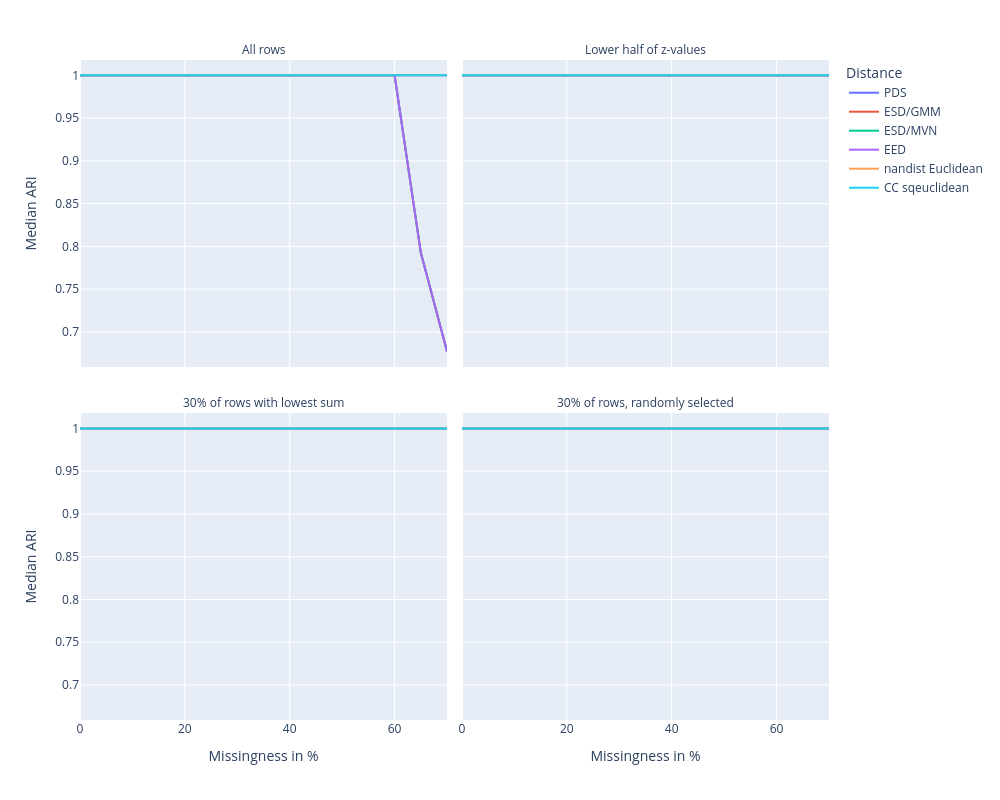

Notebook source saved alongside this figure:
### Markdown cell above
## aRand

### Code cell
# Median aRand
fig = px.line(
    condensed_df,
    x="Missingness in %",
    y="Median ARI",
    color="Distance",
    facet_col="Scenario",
    facet_col_wrap=2,
    title=""
)
fig.update_layout(**LINEPLOT_SIZE)
fig.for_each_annotation(lambda a: a.update(text=SCENARIO_LABELS[a.text.split("=")[-1]]))
fig.for_each_trace(lambda a: a.update(name=DISTLABELS[a.name]))
fig.show()

### Figure 1 — Plotly figure (JSON) as saved in the notebook; plotly's stock layout.template omitted (floating-point values rounded to 4 significant figures)
{"data": [{"hovertemplate": "Distance=dixon_pds_sqeuclidean<br>Scenario=uniform_everywhere<br>Missingness in %=%{x}<br>Median ARI=%{y}<extra></extra>", "legendgroup": "dixon_pds_sqeuclidean", "line": {"color": "#636efa", "dash": "solid"}, "marker": {"symbol": "circle"}, "mode": "lines", "name": "PDS", "orientation": "v", "showlegend": true, "type": "scatter", "x": [0, 1, 2, 5, 10, 15, 20, 25, 30, 35, 40, 45, 50, 55, 60, 65, 70], "xaxis": "x3", "y": [1.0, 1.0, 1.0, 1.0, 1.0, 1.0, 1.0, 1.0, 1.0, 1.0, 1.0, 1.0, 1.0, 1.0, 1.0, 1.0, 1.0], "yaxis": "y3"}, {"hovertemplate": "Distance=dixon_pds_sqeuclidean<br>Scenario=uniform_halflowestscalars<br>Missingness in %=%{x}<br>Median ARI=%{y}<extra></extra>", "legendgroup": "dixon_pds_sqeuclidean", "line": {"color": "#636efa", "dash": "solid"}, "marker": {"symbol": "circle"}, "mode": "lines", "name": "PDS", "orientation": "v", "showlegend": false, "type": "scatter", "x": [0, 1, 2, 5, 10, 15, 20, 25, 30, 35, 40, 45, 50, 55, 60, 65, 70], "xaxis": "x4", "y": [1.0, 1.0, 1.0, 1.0, 1.0, 1.0, 1.0, 1.0, 1.0, 1.0, 1.0, 1.0, 1.0, 1.0, 1.0, 1.0, 1.0], "yaxis": "y4"}, {"hovertemplate": "Distance=dixon_pds_sqeuclidean<br>Scenario=uniform_lowestrowsumsonly<br>Missingness in %=%{x}<br>Median ARI=%{y}<extra></extra>", "legendgroup": "dixon_pds_sqeuclidean", "line": {"color": "#636efa", "dash": "solid"}, "marker": {"symbol": "circle"}, "mode": "lines", "name": "PDS", "orientation": "v", "showlegend": false, "type": "scatter", "x": [0, 1, 2, 5, 10, 15, 20, 25, 30, 35, 40, 45, 50, 55, 60, 65, 70], "xaxis": "x", "y": [1.0, 1.0, 1.0, 1.0, 1.0, 1.0, 1.0, 1.0, 1.0, 1.0, 1.0, 1.0, 1.0, 1.0, 1.0, 1.0, 1.0], "yaxis": "y"}, {"hovertemplate": "Distance=dixon_pds_sqeuclidean<br>Scenario=uniform_randomrows<br>Missingness in %=%{x}<br>Median ARI=%{y}<extra></extra>", "legendgroup": "dixon_pds_sqeuclidean", "line": {"color": "#636efa", "dash": "solid"}, "marker": {"symbol": "circle"}, "mode": "lines", "name": "PDS", "orientation": "v", "showlegend": false, "type": "scatter", "x": [0, 1, 2, 5, 10, 15, 20, 25, 30, 35, 40, 45, 50, 55, 60, 65, 70], "xaxis": "x2", "y": [1.0, 1.0, 1.0, 1.0, 1.0, 1.0, 1.0, 1.0, 1.0, 1.0, 1.0, 1.0, 1.0, 1.0, 1.0, 1.0, 1.0], "yaxis": "y2"}, {"hovertemplate": "Distance=eirola_esd_gmm<br>Scenario=uniform_everywhere<br>Missingness in %=%{x}<br>Median ARI=%{y}<extra></extra>", "legendgroup": "eirola_esd_gmm", "line": {"color": "#EF553B", "dash": "solid"}, "marker": {"symbol": "circle"}, "mode": "lines", "name": "ESD/GMM", "orientation": "v", "showlegend": true, "type": "scatter", "x": [0, 1, 2, 5, 10, 15, 20, 25, 30, 35, 40, 45, 50, 55, 60, 65, 70], "xaxis": "x3", "y": [1.0, 1.0, 1.0, 1.0, 1.0, 1.0, 1.0, 1.0, 1.0, 1.0, 1.0, 1.0, 1.0, 1.0, 1.0, 0.7928, 0.6771], "yaxis": "y3"}, {"hovertemplate": "Distance=eirola_esd_gmm<br>Scenario=uniform_halflowestscalars<br>Missingness in %=%{x}<br>Median ARI=%{y}<extra></extra>", "legendgroup": "eirola_esd_gmm", "line": {"color": "#EF553B", "dash": "solid"}, "marker": {"symbol": "circle"}, "mode": "lines", "name": "ESD/GMM", "orientation": "v", "showlegend": false, "type": "scatter", "x": [0, 1, 2, 5, 10, 15, 20, 25, 30, 35, 40, 45, 50, 55, 60, 65, 70], "xaxis": "x4", "y": [1.0, 1.0, 1.0, 1.0, 1.0, 1.0, 1.0, 1.0, 1.0, 1.0, 1.0, 1.0, 1.0, 1.0, 1.0, 1.0, 1.0], "yaxis": "y4"}, {"hovertemplate": "Distance=eirola_esd_gmm<br>Scenario=uniform_lowestrowsumsonly<br>Missingness in %=%{x}<br>Median ARI=%{y}<extra></extra>", "legendgroup": "eirola_esd_gmm", "line": {"color": "#EF553B", "dash": "solid"}, "marker": {"symbol": "circle"}, "mode": "lines", "name": "ESD/GMM", "orientation": "v", "showlegend": false, "type": "scatter", "x": [0, 1, 2, 5, 10, 15, 20, 25, 30, 35, 40, 45, 50, 55, 60, 65, 70], "xaxis": "x", "y": [1.0, 1.0, 1.0, 1.0, 1.0, 1.0, 1.0, 1.0, 1.0, 1.0, 1.0, 1.0, 1.0, 1.0, 1.0, 1.0, 1.0], "yaxis": "y"}, {"hovertemplate": "Distance=eirola_esd_gmm<br>Scenario=uniform_randomrows<br>Missingness in %=%{x}<br>Median ARI=%{y}<extra></extra>", "legendgroup": "eirola_esd_gmm", "line": {"color": "#EF553B", "dash": "solid"}, "marker": {"symbol": "circle"}, "mode": "lines", "name": "ESD/GMM", "orientation": "v", "showlegend": false, "type": "scatter", "x": [0, 1, 2, 5, 10, 15, 20, 25, 30, 35, 40, 45, 50, 55, 60, 65, 70], "xaxis": "x2", "y": [1.0, 1.0, 1.0, 1.0, 1.0, 1.0, 1.0, 1.0, 1.0, 1.0, 1.0, 1.0, 1.0, 1.0, 1.0, 1.0, 1.0], "yaxis": "y2"}, {"hovertemplate": "Distance=eirola_esd_mvn<br>Scenario=uniform_everywhere<br>Missingness in %=%{x}<br>Median ARI=%{y}<extra></extra>", "legendgroup": "eirola_esd_mvn", "line": {"color": "#00cc96", "dash": "solid"}, "marker": {"symbol": "circle"}, "mode": "lines", "name": "ESD/MVN", "orientation": "v", "showlegend": true, "type": "scatter", "x": [0, 1, 2, 5, 10, 15, 20, 25, 30, 35, 40, 45, 50, 55, 60, 65, 70], "xaxis": "x3", "y": [1.0, 1.0, 1.0, 1.0, 1.0, 1.0, 1.0, 1.0, 1.0, 1.0, 1.0, 1.0, 1.0, 1.0, 1.0, 0.7928, 0.6771], "yaxis": "y3"}, {"hovertemplate": "Distance=eirola_esd_mvn<br>Scenario=uniform_halflowestscalars<br>Missingness in %=%{x}<br>Median ARI=%{y}<extra></extra>", "legendgroup": "eirola_esd_mvn", "line": {"color": "#00cc96", "dash": "solid"}, "marker": {"symbol": "circle"}, "mode": "lines", "name": "ESD/MVN", "orientation": "v", "showlegend": false, "type": "scatter", "x": [0, 1, 2, 5, 10, 15, 20, 25, 30, 35, 40, 45, 50, 55, 60, 65, 70], "xaxis": "x4", "y": [1.0, 1.0, 1.0, 1.0, 1.0, 1.0, 1.0, 1.0, 1.0, 1.0, 1.0, 1.0, 1.0, 1.0, 1.0, 1.0, 1.0], "yaxis": "y4"}, {"hovertemplate": "Distance=eirola_esd_mvn<br>Scenario=uniform_lowestrowsumsonly<br>Missingness in %=%{x}<br>Median ARI=%{y}<extra></extra>", "legendgroup": "eirola_esd_mvn", "line": {"color": "#00cc96", "dash": "solid"}, "marker": {"symbol": "circle"}, "mode": "lines", "name": "ESD/MVN", "orientation": "v", "showlegend": false, "type": "scatter", "x": [0, 1, 2, 5, 10, 15, 20, 25, 30, 35, 40, 45, 50, 55, 60, 65, 70], "xaxis": "x", "y": [1.0, 1.0, 1.0, 1.0, 1.0, 1.0, 1.0, 1.0, 1.0, 1.0, 1.0, 1.0, 1.0, 1.0, 1.0, 1.0, 1.0], "yaxis": "y"}, {"hovertemplate": "Distance=eirola_esd_mvn<br>Scenario=uniform_randomrows<br>Missingness in %=%{x}<br>Median ARI=%{y}<extra></extra>", "legendgroup": "eirola_esd_mvn", "line": {"color": "#00cc96", "dash": "solid"}, "marker": {"symbol": "circle"}, "mode": "lines", "name": "ESD/MVN", "orientation": "v", "showlegend": false, "type": "scatter", "x": [0, 1, 2, 5, 10, 15, 20, 25, 30, 35, 40, 45, 50, 55, 60, 65, 70], "xaxis": "x2", "y": [1.0, 1.0, 1.0, 1.0, 1.0, 1.0, 1.0, 1.0, 1.0, 1.0, 1.0, 1.0, 1.0, 1.0, 1.0, 1.0, 1.0], "yaxis": "y2"}, {"hovertemplate": "Distance=mesquita_eed<br>Scenario=uniform_everywhere<br>Missingness in %=%{x}<br>Median ARI=%{y}<extra></extra>", "legendgroup": "mesquita_eed", "line": {"color": "#ab63fa", "dash": "solid"}, "marker": {"symbol": "circle"}, "mode": "lines", "name": "EED", "orientation": "v", "showlegend": true, "type": "scatter", "x": [0, 1, 2, 5, 10, 15, 20, 25, 30, 35, 40, 45, 50, 55, 60, 65, 70], "xaxis": "x3", "y": [1.0, 1.0, 1.0, 1.0, 1.0, 1.0, 1.0, 1.0, 1.0, 1.0, 1.0, 1.0, 1.0, 1.0, 1.0, 0.7928, 0.6771], "yaxis": "y3"}, {"hovertemplate": "Distance=mesquita_eed<br>Scenario=uniform_halflowestscalars<br>Missingness in %=%{x}<br>Median ARI=%{y}<extra></extra>", "legendgroup": "mesquita_eed", "line": {"color": "#ab63fa", "dash": "solid"}, "marker": {"symbol": "circle"}, "mode": "lines", "name": "EED", "orientation": "v", "showlegend": false, "type": "scatter", "x": [0, 1, 2, 5, 10, 15, 20, 25, 30, 35, 40, 45, 50, 55, 60, 65, 70], "xaxis": "x4", "y": [1.0, 1.0, 1.0, 1.0, 1.0, 1.0, 1.0, 1.0, 1.0, 1.0, 1.0, 1.0, 1.0, 1.0, 1.0, 1.0, 1.0], "yaxis": "y4"}, {"hovertemplate": "Distance=mesquita_eed<br>Scenario=uniform_lowestrowsumsonly<br>Missingness in %=%{x}<br>Median ARI=%{y}<extra></extra>", "legendgroup": "mesquita_eed", "line": {"color": "#ab63fa", "dash": "solid"}, "marker": {"symbol": "circle"}, "mode": "lines", "name": "EED", "orientation": "v", "showlegend": false, "type": "scatter", "x": [0, 1, 2, 5, 10, 15, 20, 25, 30, 35, 40, 45, 50, 55, 60, 65, 70], "xaxis": "x", "y": [1.0, 1.0, 1.0, 1.0, 1.0, 1.0, 1.0, 1.0, 1.0, 1.0, 1.0, 1.0, 1.0, 1.0, 1.0, 1.0, 1.0], "yaxis": "y"}, {"hovertemplate": "Distance=mesquita_eed<br>Scenario=uniform_randomrows<br>Missingness in %=%{x}<br>Median ARI=%{y}<extra></extra>", "legendgroup": "mesquita_eed", "line": {"color": "#ab63fa", "dash": "solid"}, "marker": {"symbol": "circle"}, "mode": "lines", "name": "EED", "orientation": "v", "showlegend": false, "type": "scatter", "x": [0, 1, 2, 5, 10, 15, 20, 25, 30, 35, 40, 45, 50, 55, 60, 65, 70], "xaxis": "x2", "y": [1.0, 1.0, 1.0, 1.0, 1.0, 1.0, 1.0, 1.0, 1.0, 1.0, 1.0, 1.0, 1.0, 1.0, 1.0, 1.0, 1.0], "yaxis": "y2"}, {"hovertemplate": "Distance=nandist_euclidean<br>Scenario=uniform_everywhere<br>Missingness in %=%{x}<br>Median ARI=%{y}<extra></extra>", "legendgroup": "nandist_euclidean", "line": {"color": "#FFA15A", "dash": "solid"}, "marker": {"symbol": "circle"}, "mode": "lines", "name": "nandist Euclidean", "orientation": "v", "showlegend": true, "type": "scatter", "x": [0, 1, 2, 5, 10, 15, 20, 25, 30, 35, 40, 45, 50, 55, 60, 65, 70], "xaxis": "x3", "y": [1.0, 1.0, 1.0, 1.0, 1.0, 1.0, 1.0, 1.0, 1.0, 1.0, 1.0, 1.0, 1.0, 1.0, 1.0, 1.0, 1.0], "yaxis": "y3"}, {"hovertemplate": "Distance=nandist_euclidean<br>Scenario=uniform_halflowestscalars<br>Missingness in %=%{x}<br>Median ARI=%{y}<extra></extra>", "legendgroup": "nandist_euclidean", "line": {"color": "#FFA15A", "dash": "solid"}, "marker": {"symbol": "circle"}, "mode": "lines", "name": "nandist Euclidean", "orientation": "v", "showlegend": false, "type": "scatter", "x": [0, 1, 2, 5, 10, 15, 20, 25, 30, 35, 40, 45, 50, 55, 60, 65, 70], "xaxis": "x4", "y": [1.0, 1.0, 1.0, 1.0, 1.0, 1.0, 1.0, 1.0, 1.0, 1.0, 1.0, 1.0, 1.0, 1.0, 1.0, 1.0, 1.0], "yaxis": "y4"}, {"hovertemplate": "Distance=nandist_euclidean<br>Scenario=uniform_lowestrowsumsonly<br>Missingness in %=%{x}<br>Median ARI=%{y}<extra></extra>", "legendgroup": "nandist_euclidean", "line": {"color": "#FFA15A", "dash": "solid"}, "marker": {"symbol": "circle"}, "mode": "lines", "name": "nandist Euclidean", "orientation": "v", "showlegend": false, "type": "scatter", "x": [0, 1, 2, 5, 10, 15, 20, 25, 30, 35, 40, 45, 50, 55, 60, 65, 70], "xaxis": "x", "y": [1.0, 1.0, 1.0, 1.0, 1.0, 1.0, 1.0, 1.0, 1.0, 1.0, 1.0, 1.0, 1.0, 1.0, 1.0, 1.0, 1.0], "yaxis": "y"}, {"hovertemplate": "Distance=nandist_euclidean<br>Scenario=uniform_randomrows<br>Missingness in %=%{x}<br>Median ARI=%{y}<extra></extra>", "legendgroup": "nandist_euclidean", "line": {"color": "#FFA15A", "dash": "solid"}, "marker": {"symbol": "circle"}, "mode": "lines", "name": "nandist Euclidean", "orientation": "v", "showlegend": false, "type": "scatter", "x": [0, 1, 2, 5, 10, 15, 20, 25, 30, 35, 40, 45, 50, 55, 60, 65, 70], "xaxis": "x2", "y": [1.0, 1.0, 1.0, 1.0, 1.0, 1.0, 1.0, 1.0, 1.0, 1.0, 1.0, 1.0, 1.0, 1.0, 1.0, 1.0, 1.0], "yaxis": "y2"}, {"hovertemplate": "Distance=sqeuclidean<br>Scenario=uniform_everywhere<br>Missingness in %=%{x}<br>Median ARI=%{y}<extra></extra>", "legendgroup": "sqeuclidean", "line": {"color": "#19d3f3", "dash": "solid"}, "marker": {"symbol": "circle"}, "mode": "lines", "name": "CC sqeuclidean", "orientation": "v", "showlegend": true, "type": "scatter", "x": [0, 1, 2, 5, 10, 15, 20, 25, 30, 35, 40, 45, 50, 55, 60, 65, 70], "xaxis": "x3", "y": [1.0, 1.0, 1.0, 1.0, 1.0, 1.0, 1.0, 1.0, 1.0, 1.0, 1.0, 1.0, 1.0, 1.0, 1.0, 1.0, 1.0], "yaxis": "y3"}, {"hovertemplate": "Distance=sqeuclidean<br>Scenario=uniform_halflowestscalars<br>Missingness in %=%{x}<br>Median ARI=%{y}<extra></extra>", "legendgroup": "sqeuclidean", "line": {"color": "#19d3f3", "dash": "solid"}, "marker": {"symbol": "circle"}, "mode": "lines", "name": "CC sqeuclidean", "orientation": "v", "showlegend": false, "type": "scatter", "x": [0, 1, 2, 5, 10, 15, 20, 25, 30, 35, 40, 45, 50, 55, 60, 65, 70], "xaxis": "x4", "y": [1.0, 1.0, 1.0, 1.0, 1.0, 1.0, 1.0, 1.0, 1.0, 1.0, 1.0, 1.0, 1.0, 1.0, 1.0, 1.0, 1.0], "yaxis": "y4"}, {"hovertemplate": "Distance=sqeuclidean<br>Scenario=uniform_lowestrowsumsonly<br>Missingness in %=%{x}<br>Median ARI=%{y}<extra></extra>", "legendgroup": "sqeuclidean", "line": {"color": "#19d3f3", "dash": "solid"}, "marker": {"symbol": "circle"}, "mode": "lines", "name": "CC sqeuclidean", "orientation": "v", "showlegend": false, "type": "scatter", "x": [0, 1, 2, 5, 10, 15, 20, 25, 30, 35, 40, 45, 50, 55, 60, 65, 70], "xaxis": "x", "y": [1.0, 1.0, 1.0, 1.0, 1.0, 1.0, 1.0, 1.0, 1.0, 1.0, 1.0, 1.0, 1.0, 1.0, 1.0, 1.0, 1.0], "yaxis": "y"}, {"hovertemplate": "Distance=sqeuclidean<br>Scenario=uniform_randomrows<br>Missingness in %=%{x}<br>Median ARI=%{y}<extra></extra>", "legendgroup": "sqeuclidean", "line": {"color": "#19d3f3", "dash": "solid"}, "marker": {"symbol": "circle"}, "mode": "lines", "name": "CC sqeuclidean", "orientation": "v", "showlegend": false, "type": "scatter", "x": [0, 1, 2, 5, 10, 15, 20, 25, 30, 35, 40, 45, 50, 55, 60, 65, 70], "xaxis": "x2", "y": [1.0, 1.0, 1.0, 1.0, 1.0, 1.0, 1.0, 1.0, 1.0, 1.0, 1.0, 1.0, 1.0, 1.0, 1.0, 1.0, 1.0], "yaxis": "y2"}], "layout": {"annotations": [{"font": {}, "showarrow": false, "text": "30% of rows with lowest sum", "x": 0.245, "xanchor": "center", "xref": "paper", "y": 0.465, "yanchor": "bottom", "yref": "paper"}, {"font": {}, "showarrow": false, "text": "30% of rows, randomly selected", "x": 0.755, "xanchor": "center", "xref": "paper", "y": 0.465, "yanchor": "bottom", "yref": "paper"}, {"font": {}, "showarrow": false, "text": "All rows", "x": 0.245, "xanchor": "center", "xref": "paper", "y": 1.0, "yanchor": "bottom", "yref": "paper"}, {"font": {}, "showarrow": false, "text": "Lower half of z-values", "x": 0.755, "xanchor": "center", "xref": "paper", "y": 1.0, "yanchor": "bottom", "yref": "paper"}], "height": 800, "legend": {"title": {"text": "Distance"}, "tracegroupgap": 0}, "margin": {"t": 60}, "width": 1000, "xaxis": {"anchor": "y", "domain": [0, 0.49], "title": {"text": "Missingness in %"}}, "xaxis2": {"anchor": "y2", "domain": [0.51, 1], "matches": "x", "title": {"text": "Missingness in %"}}, "xaxis3": {"anchor": "y3", "domain": [0, 0.49], "matches": "x", "showticklabels": false}, "xaxis4": {"anchor": "y4", "domain": [0.51, 1], "matches": "x", "showticklabels": false}, "yaxis": {"anchor": "x", "domain": [0, 0.465], "title": {"text": "Median ARI"}}, "yaxis2": {"anchor": "x2", "domain": [0, 0.465], "matches": "y", "showticklabels": false}, "yaxis3": {"anchor": "x3", "domain": [0.535, 1.0], "matches": "y", "title": {"text": "Median ARI"}}, "yaxis4": {"anchor": "x4", "domain": [0.535, 1.0], "matches": "y", "showticklabels": false}}}
